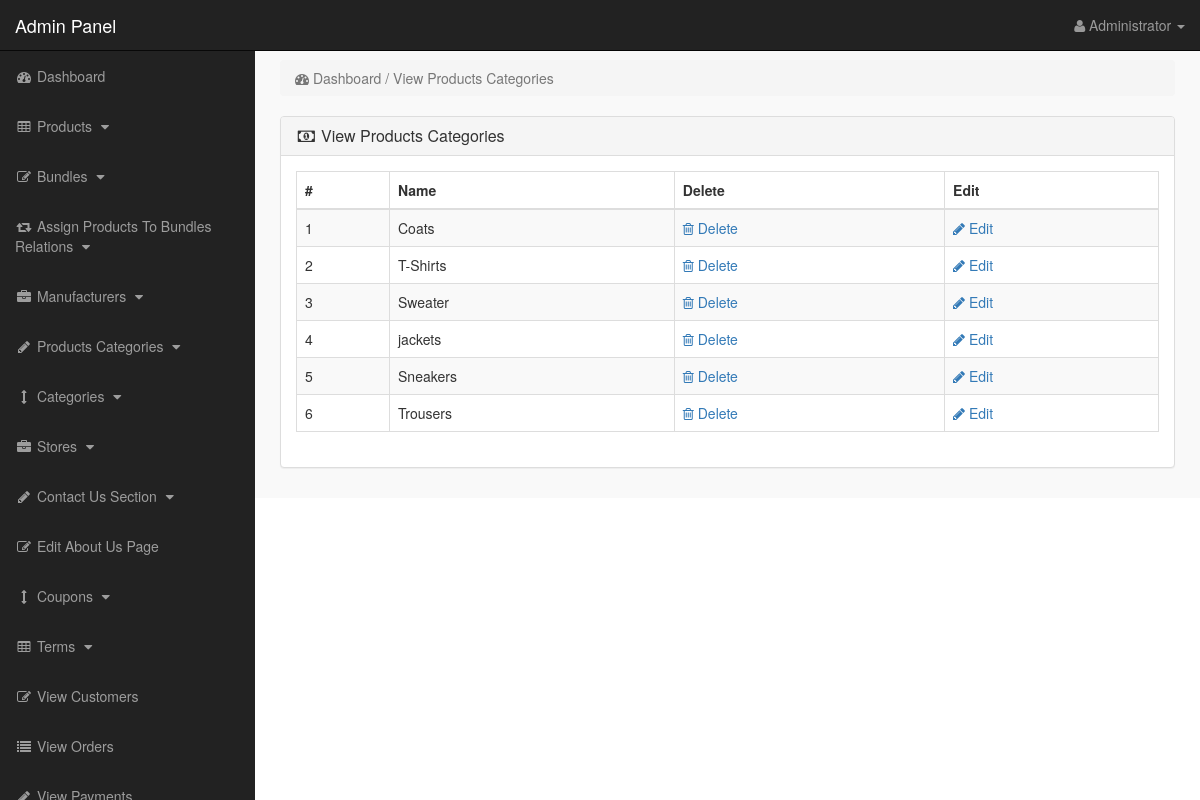
Screenshot of /admin_area/index.php?view_p_cats (signed in) with the database file from the repository.
### tables this page shows
CREATE TABLE `product_categories` (
  `p_cat_id` int(10) NOT NULL,
  `p_cat_title` text NOT NULL,
  `p_cat_top` text NOT NULL,
  `p_cat_image` text NOT NULL
);

### admin_area/view_p_cats.php (the view)
<?php
if(!isset($_SESSION['admin_email'])){
echo "<script>window.open('login.php','_self')</script>";
}
else {
?>
<div class="row">
<div class="col-lg-12">
<ol class="breadcrumb">
<li class="active">
<i class="fa fa-dashboard"></i> Dashboard / View Products Categories
</li>
</ol>
</div>
</div>
<div class="row">
<div class="col-lg-12">
<div class="panel panel-default">
<div class="panel-heading">
<h3 class="panel-title">
<i class="fa fa-money fa-fw"> </i> View Products Categories
</h3>
</div>
<div class="panel-body">
<div class="table-responsive">
<table class="table table-bordered table-hover table-striped">
<thead>
<tr>
<th>#</th>
<th>Name</th>
<th>Delete</th>
<th>Edit</th>
</tr>
</thead>
<tbody>
<?php
$i=0;
$get_p_cats = "select * from product_categories";
$run_p_cats = mysqli_query($con,$get_p_cats);
while($row_p_cats = mysqli_fetch_array($run_p_cats)){
$p_cat_id = $row_p_cats['p_cat_id'];
$p_cat_title = $row_p_cats['p_cat_title'];
$i++;
?>
<tr>
<td> <?php echo $i; ?> </td>
<td> <?php echo $p_cat_title; ?> </td>
<td>
<a href="index.php?delete_p_cat=<?php echo $p_cat_id; ?>">
<i class="fa fa-trash-o"></i> Delete
</a>
</td>
<td>
<a href="index.php?edit_p_cat=<?php echo $p_cat_id; ?>">
<i class="fa fa-pencil"></i> Edit
</a>
</td>
</tr>
<?php } ?>
</tbody>
</table>
</div>
</div>
</div>
</div>
</div>
<?php } ?>

### admin_area/includes/sidebar.php (shortened to what this page needs)
<?php
if(!isset($_SESSION['admin_email'])){
echo "<script>window.open('login.php','_self')</script>";
}
else {
?>
<nav class="navbar navbar-inverse navbar-fixed-top" >
<div class="navbar-header" >
<a class="navbar-brand" href="index.php?dashboard" >Admin Panel</a>
</div>
<ul class="nav navbar-right top-nav" >
<li class="dropdown" >
<a href="#" class="dropdown-toggle" data-toggle="dropdown" >
<i class="fa fa-user" ></i>
<?php echo $admin_name; ?> <b class="caret" ></b>
</a>
</li>
</ul>
<div class="collapse navbar-collapse navbar-ex1-collapse">
<ul class="nav navbar-nav side-nav">
<li>
<a href="index.php?dashboard">
<i class="fa fa-fw fa-dashboard"></i> Dashboard
</a>
</li>
<li>
<a href="#" data-toggle="collapse" data-target="#products">
<i class="fa fa-fw fa-table"></i> Products
<i class="fa fa-fw fa-caret-down"></i>
</a>
</li>
<li>
<a href="#" data-toggle="collapse" data-target="#bundles">
<i class="fa fa-fw fa-edit"></i> Bundles
<i class="fa fa-fw fa-caret-down"></i>
</a>
</li>
<li>
<a href="#" data-toggle="collapse" data-target="#relations">
<i class="fa fa-fw fa-retweet"></i> Assign Products To Bundles Relations
<i class="fa fa-fw fa-caret-down"></i>
</a>
</li>
<li>
<a href="#" data-toggle="collapse" data-target="#manufacturers">
<i class="fa fa-fw fa-briefcase"></i> Manufacturers
<i class="fa fa-fw fa-caret-down"></i>
</a>
</li>
<li>
<a href="#" data-toggle="collapse" data-target="#p_cat">
<i class="fa fa-fw fa-pencil"></i> Products Categories
<i class="fa fa-fw fa-caret-down"></i>
</a>
</li>
<li>
<a href="#" data-toggle="collapse" data-target="#cat">
<i class="fa fa-fw fa-arrows-v"></i> Categories
<i class="fa fa-fw fa-caret-down"></i>
</a>
</li>
<li>
<a href="#" data-toggle="collapse" data-target="#store">
<i class="fa fa-fw fa-briefcase"></i> Stores
<i class="fa fa-fw fa-caret-down"></i>
</a>
</li>
<li>
<a href="#" data-toggle="collapse" data-target="#contact_us">
<i class="fa fa-fw fa-pencil"> </i> Contact Us Section
<i class="fa fa-fw fa-caret-down"></i>
</a>
</li>
<li>
<a href="index.php?edit_about_us">
<i class="fa fa-fw fa-edit"></i> Edit About Us Page
</a>
</li>
<li>
<a href="#" data-toggle="collapse" data-target="#coupons">
<i class="fa fa-fw fa-arrows-v"></i> Coupons
<i class="fa fa-fw fa-caret-down"></i>
</a>
</li>
<li>
<a href="#" data-toggle="collapse" data-target="#terms" >
<i class="fa fa-fw fa-table"></i> Terms
<i class="fa fa-fw fa-caret-down"></i>
</a>
</li>
<li>
<a href="index.php?view_customers">
<i class="fa fa-fw fa-edit"></i> View Customers
</a>
</li>
<li>
<a href="index.php?view_orders">
<i class="fa fa-fw fa-list"></i> View Orders
</a>
</li>
<li>
<a href="index.php?view_payments">
<i class="fa fa-fw fa-pencil"></i> View Payments
</a>
</li>
</ul>
</div>
</nav>
<?php } ?>

### admin_area/css/style.css (style rules this page uses)
body { margin-top:100px; }
@media (min-width: 768px) { body { margin-top:50px; } }
.top-nav { padding:0 15px; }
.top-nav>li { display:inline-block; float:left; }
.top-nav>li>a { padding-top:15px; padding-bottom:15px; line-height:20px; color:#999; }
@media (min-width: 768px) { .side-nav { position:fixed; top:51px; width:255px; border-radius:0; overflow-y:auto; background-color: #222; bottom:0; overflow-x:hidden; padding-bottom:40px; } }
@media (min-width: 768px) { .side-nav>li>a { width:255px; } }
.panel-body { border-radius:5px; }

### rows the page displays
product_categories: p_cat_title "Coats"
product_categories: p_cat_title "T-Shirts"
product_categories: p_cat_title "Sweater"
product_categories: p_cat_title "jackets"
product_categories: p_cat_title "Sneakers"
product_categories: p_cat_title "Trousers"

### other values shown
$admin_name "Administrator"
